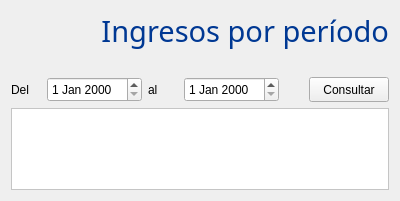
<?xml version="1.0" encoding="UTF-8"?>
<ui version="4.0">
 <class>periodo_ingreso</class>
 <widget class="QWidget" name="periodo_ingreso">
  <property name="geometry">
   <rect>
    <x>0</x>
    <y>0</y>
    <width>400</width>
    <height>201</height>
   </rect>
  </property>
  <property name="windowTitle">
   <string>Form</string>
  </property>
  <layout class="QVBoxLayout" name="verticalLayout">
   <item>
    <widget class="QLabel" name="label">
     <property name="font">
      <font>
       <family>Gill Sans MT</family>
       <pointsize>22</pointsize>
      </font>
     </property>
     <property name="styleSheet">
      <string notr="true">font: 22pt &quot;Gill Sans MT&quot;;
color: rgb(00,56,147);</string>
     </property>
     <property name="text">
      <string>Ingresos por período</string>
     </property>
     <property name="alignment">
      <set>Qt::AlignRight|Qt::AlignTrailing|Qt::AlignVCenter</set>
     </property>
    </widget>
   </item>
   <item>
    <spacer name="verticalSpacer">
     <property name="orientation">
      <enum>Qt::Vertical</enum>
     </property>
     <property name="sizeType">
      <enum>QSizePolicy::Fixed</enum>
     </property>
     <property name="sizeHint" stdset="0">
      <size>
       <width>20</width>
       <height>20</height>
      </size>
     </property>
    </spacer>
   </item>
   <item>
    <layout class="QHBoxLayout" name="horizontalLayout_2">
     <item>
      <widget class="QLabel" name="label_3">
       <property name="minimumSize">
        <size>
         <width>30</width>
         <height>0</height>
        </size>
       </property>
       <property name="text">
        <string>Del</string>
       </property>
      </widget>
     </item>
     <item>
      <widget class="QDateEdit" name="fecha_ini">
       <property name="enabled">
        <bool>true</bool>
       </property>
       <property name="minimumSize">
        <size>
         <width>0</width>
         <height>25</height>
        </size>
       </property>
      </widget>
     </item>
     <item>
      <widget class="QLabel" name="label_4">
       <property name="minimumSize">
        <size>
         <width>30</width>
         <height>0</height>
        </size>
       </property>
       <property name="text">
        <string>al</string>
       </property>
      </widget>
     </item>
     <item>
      <widget class="QDateEdit" name="fecha_fin">
       <property name="enabled">
        <bool>true</bool>
       </property>
       <property name="minimumSize">
        <size>
         <width>0</width>
         <height>25</height>
        </size>
       </property>
      </widget>
     </item>
     <item>
      <spacer name="horizontalSpacer">
       <property name="orientation">
        <enum>Qt::Horizontal</enum>
       </property>
       <property name="sizeHint" stdset="0">
        <size>
         <width>40</width>
         <height>20</height>
        </size>
       </property>
      </spacer>
     </item>
     <item>
      <widget class="QPushButton" name="boton">
       <property name="minimumSize">
        <size>
         <width>0</width>
         <height>25</height>
        </size>
       </property>
       <property name="text">
        <string>Consultar</string>
       </property>
      </widget>
     </item>
    </layout>
   </item>
   <item>
    <widget class="QTextEdit" name="text">
     <property name="enabled">
      <bool>false</bool>
     </property>
     <property name="styleSheet">
      <string notr="true">background-color: rgb(255, 255, 255);
font: 16pt &quot;Gill Sans MT&quot;;</string>
     </property>
    </widget>
   </item>
  </layout>
 </widget>
 <resources/>
 <connections/>
</ui>
